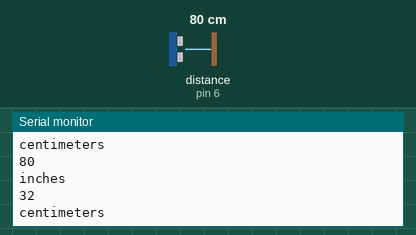
Recording of a sketch running on a simulated Arduino Uno, built with avr-gcc and run on an emulated ATmega328P. On the bench: the last lines printed to the serial monitor. Wiring (inferred from the names in the program): ultrasonic range finder: trigger pin 7; echo pin 6. Inputs (shaded band) come from the test bench; at power-on: distance to the obstacle (sensor on pin 6) 80 cm. The echo pulse lasts 58.3 µs per cm.

Above: at 1.2 s.
1.3 s: distance to the obstacle (sensor on pin 6) set to 2 cm
At 1.8 s:
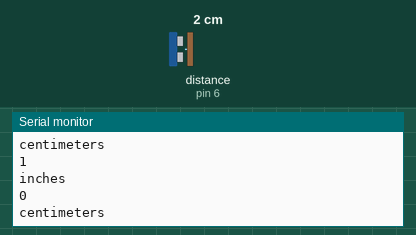
4.3 s: distance to the obstacle (sensor on pin 6) set to 18 cm
At 5.3 s:
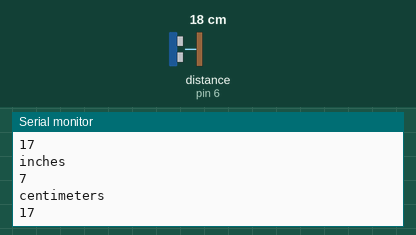
Timing chart, 0 to 7.3 s (numbered marks = the images above; inputs shaded):
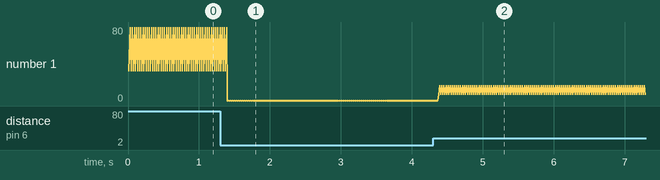

The sketch:

Ultrasonic.ino
```cpp
const int pingpin=7;
const int echopin=6;
void setup() {
Serial.begin(9600);
pinMode(pingpin,OUTPUT);
pinMode(echopin,INPUT);
}

void loop() {
  long duration,inches,cm;
  digitalWrite(pingpin,LOW);
  delayMicroseconds(2);
  digitalWrite(pingpin,HIGH);
  delayMicroseconds(10);
  digitalWrite(pingpin,LOW);
  duration = pulseIn(echopin,HIGH);
  inches = microSecondsToInches(duration);
  cm = microSecondsToCentimeters(duration);
  Serial.println("inches");
  Serial.println(inches);
  Serial.println("centimeters");
  Serial.println(cm);

}
long microSecondsToInches(long microseconds){
    return microseconds/72/2;
  }
  long microSecondsToCentimeters(long microseconds){
    return microseconds/29/2;
  }
```

Measured:
- after the input at 1.3 s, the serial monitor: prints a new line after 0.10 s (image 1)
- after the input at 4.3 s, the serial monitor: prints a new line after 0.08 s (image 2)
- plotted number 1: 80 → 0 after the input at 1.3 s, 0 → 7 after the input at 4.3 s
